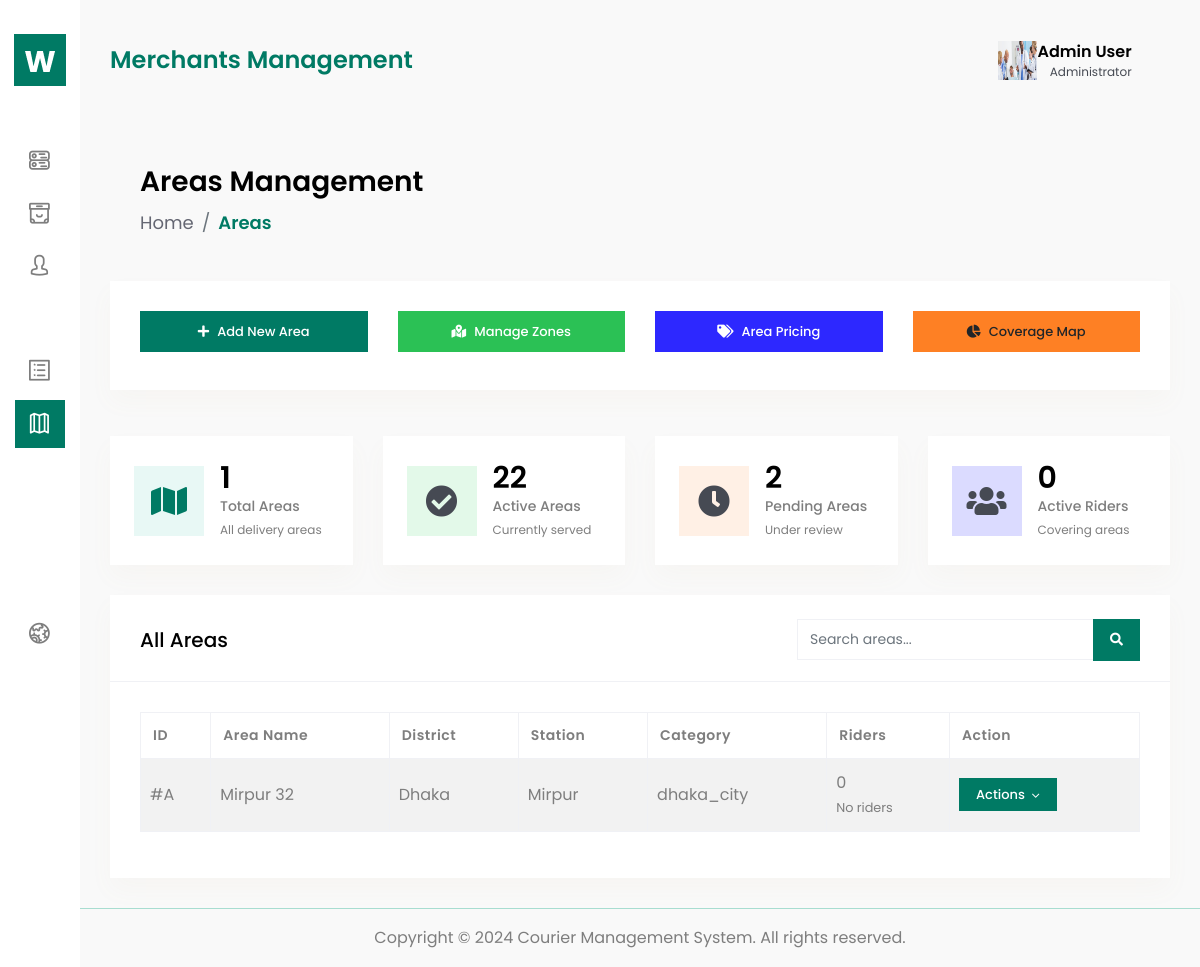
Before: /logistics/area/ with the older database file.
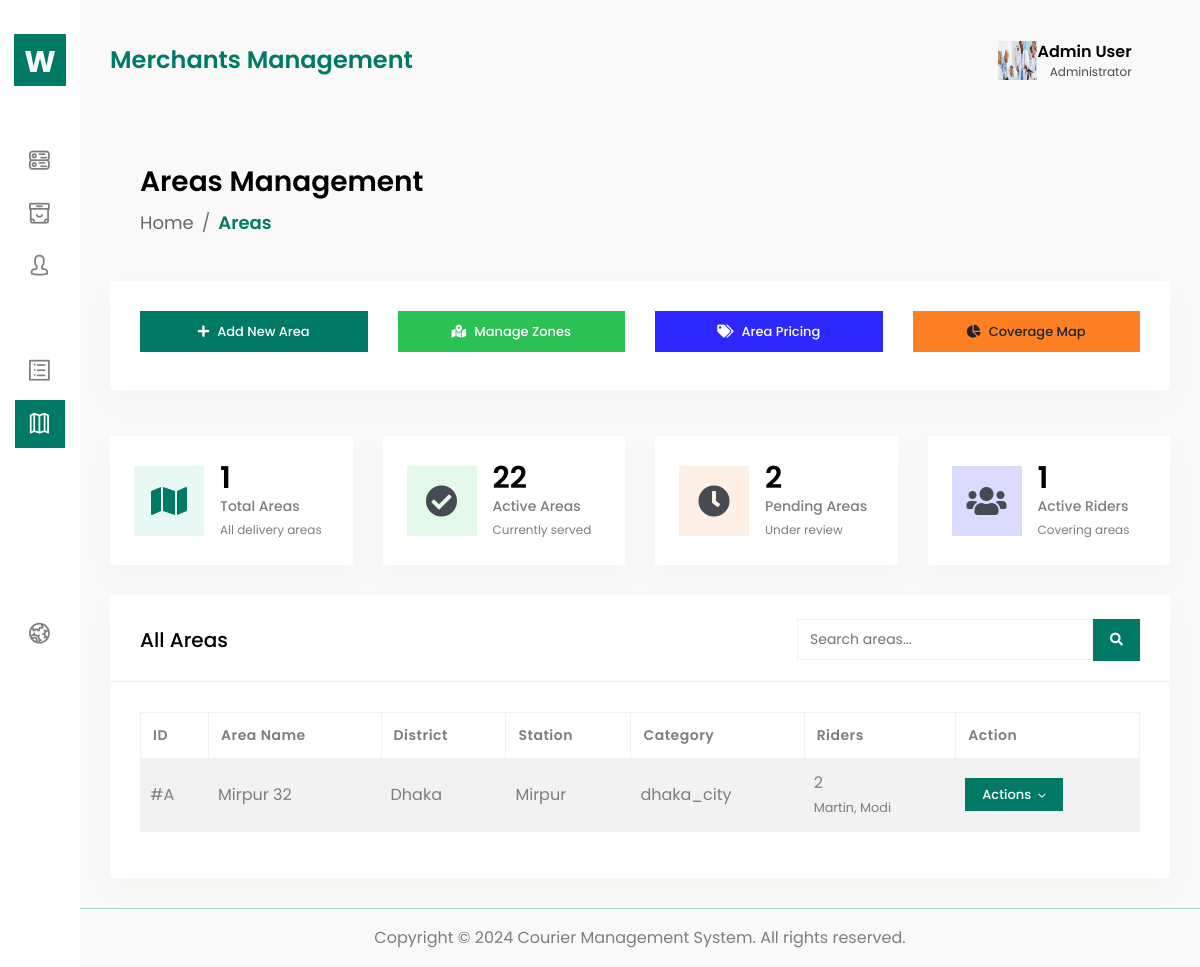
After: the same page with the newer database file.
### logistics/models.py (models this page shows, shortened)
class Area(models.Model):
    area_id=models.AutoField(primary_key=True)
    area_name=models.CharField(max_length=100)
    area_district=models.CharField(max_length=20,null=True,blank=True)
    area_station=models.CharField(max_length=50, null=True,blank=True)
    area_price=models.DecimalField(max_digits=20, decimal_places=2)
    area_category=models.CharField(max_length=50, choices=[("dhaka_city","dhaka_city"),("sub-city","sub_city"),("outside_dhaka","outside_dhaka"),], default="sub-city")

### accounts/models.py (models this page shows, shortened)
class DeliverySoldier(models.Model):
    STATUS_CHOICES=(
        ("active","active"),
        ("off_duty","off_duty"),
        ("suspended","suspended"),
    )
    soldiers_id = models.AutoField(primary_key=True)
    soldiers_parcel_id = models.ForeignKey('parcels.Parcel', on_delete=models.CASCADE, blank=True, null=True)
    soldiers_area_id = models.ForeignKey('logistics.Area', on_delete=models.CASCADE)
    photo=models.ImageField(upload_to="soldier/", default="soldier/default.png", null=True, blank=True)
    soldiers_name = models.CharField(max_length=100)
    soldiers_phone = models.CharField(max_length=20)
    soldiers_nid = models.IntegerField(unique=True)  # National ID
    soldiers_email = models.EmailField(unique=True)
    soldiers_username = models.CharField(max_length=50, unique=True)
    soldiers_address=models.TextField()
    soldiers_password_hash = models.CharField(max_length=255)
    status=models.CharField(max_length=20, choices=STATUS_CHOICES, default="active")
    soldiers_Blood_group=models.CharField(max_length=10, null=True, blank=True)
    soldiers_dob=models.DateField(default=datetime.date.today)
    soldiers_gender=models.CharField(max_length=20,choices=(("male","male"), ("female","female"), ("others","others")))
    created_at = models.DateTimeField(auto_now_add=True)
    updated_at = models.DateTimeField(auto_now=True)
    soldiers_vehicle_type = models.CharField(max_length=50, choices=[
        ("motorcycle", "motorcycle"),
        ("scooter", "scooter"),
        ("bicycle", "bicycle"),
        ("car", "car"),
    ], default="motorcycle")
    soldiers_vehicle_brand = models.CharField(max_length=100, blank=True, null=True)
    soldiers_vehicle_number = models.CharField(max_length=50, blank=True, null=True)  # License plate
    license_expiry = models.DateField(null=True, blank=True)
    insurance_status = models.BooleanField(default=True, blank=True, null=True)  # True = valid, False = expired
    insurance_expiry = models.DateField(null=True,blank=True )

### logistics/views.py (the view)
# urls.py: path("area/", views.area, name="area"),
def area(request):
    areas = Area.objects.annotate(
        soldier_count=Count("deliverysoldier")
    ).prefetch_related(
        Prefetch("deliverysoldier_set", queryset=DeliverySoldier.objects.all())
    )
    context = {
        "areas": areas,
        "total_areas": areas.count(),
        "total_soldiers": DeliverySoldier.objects.filter(status="active").count(),
    }
    return render(request, "logistics/area.html", context)

### logistics/templates/logistics/area.html (shortened to what the changed rows need)
{%extends "base.html"%}
{%block content%}
        <div class="content-body">
            <div class="container-fluid">
                <div class="row">
                    <div class="col-xl-3 col-lg-6 col-sm-6">
                        <div class="widget-stat card">
                            <div class="card-body p-4">
                                <div class="media ai-icon">
                                    <div class="media-body">
                                        <h3 class="mb-0 text-black">{{total_soldiers}}</h3>
                                        <p class="mb-0">Active Riders</p>
                                        <small>Covering areas</small>
                                    </div>
                                </div>
                            </div>
                        </div>
                    </div>
                </div>
                <div class="row">
                    <div class="col-12">
                        <div class="card">
                            <div class="card-body">
                                <div class="table-responsive">
                                    <table id="areasTable" class="table table-striped table-bordered">
                                        <thead>
                                            <tr>
                                                <th>ID</th>
                                                <th>Area Name</th>
                                                <th>District</th>
                                                <th>Station</th>
                                                <th>Category</th>
                                                <th>Riders</th>
                                                <th>Action</th>
                                            </tr>
                                        </thead>
                                            <tbody>
                                                {% for area in areas %}
                                                     <tr>
                                                          <td>#A{{ area.id|stringformat:"03d" }}</td>
                                                          <td>{{ area.area_name }}</td>
                                                          <td>{{ area.area_district|default:"-" }}</td>
                                                          <td>{{ area.area_station|default:"-" }}</td>
                                                          <td>{{ area.area_category|default:"-" }}</td>
                                                          <td>
                                                              {{ area.soldier_count }}
                                                              {% if area.deliverysoldier_set.all %}
                                                                     <br>
                                                            <small>
                                                                {% for soldier in area.deliverysoldier_set.all %}
                                                                    {{ soldier.soldiers_name }}{% if not forloop.last %}, {% endif %}
                                                                {% endfor %}
                                                            </small>
                                                                {% else %}
                                                                     <br><small>No riders</small>
                                                               {% endif %}
                                                     </td>
                                                          <td>
                                                                <div class="dropdown">
                                                                    <button class="btn btn-primary btn-sm dropdown-toggle" type="button" data-toggle="dropdown">
                                                                      Actions
                                                                    </button>
                                                                </div>
                                                          </td>
                                                     </tr>
                                                {% empty %}
                                                     <tr>
                                                          <td colspan="8" class="text-center">No areas found.</td>
                                                     </tr>
                                                {% endfor %}
                                            </tbody>
                                    </table>
                                </div>
                            </div>
                        </div>
                    </div>
                </div>
            </div>
        </div>
{%endblock%}

Changed rows visible on the page:
shown differently, row unchanged: Area "Mirpur 32": soldier_count "0" → "2"; no longer shows "No riders"
added DeliverySoldier: soldiers_name "Martin"
added DeliverySoldier: soldiers_name "Modi"
Other visible differences:
{{ total_soldiers }}: "0" → "1"
